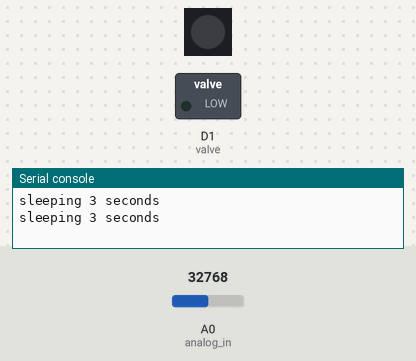
This program was run on a simulated CircuitPython board. On the bench: 1 RGB LEDs in strip order, left to right, switched loads named in the program (green lamp = pin HIGH), the last lines printed to the serial console. Inputs (shaded band) come from the test bench; at power-on: A0 (analog_in) = 32768 (analog values on the 0–65535 scale).

Above: at 3.6 s.
3.7 s: A0 (analog_in) set to 30816
8.2 s: A0 (analog_in) set to 28880
At 9.2 s:
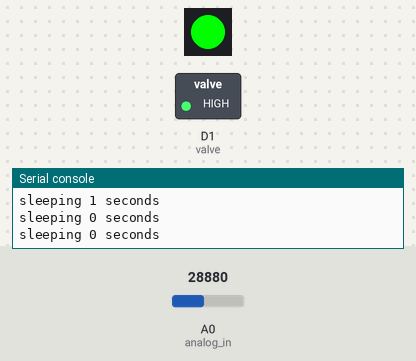
12.7 s: A0 (analog_in) set to 45874
At 13.9 s:
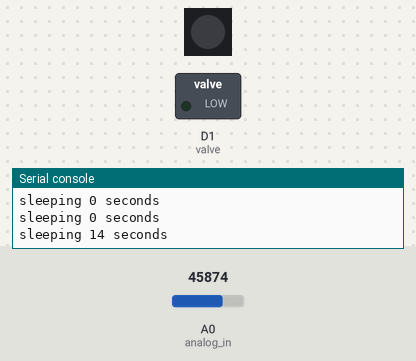
Timing chart, 0 to 15.7 s (numbered marks = the images above; inputs shaded):
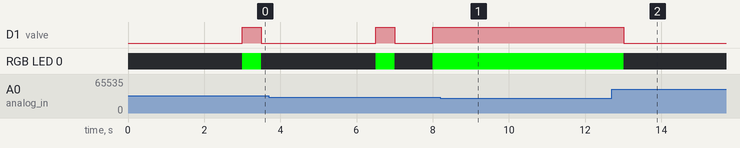

The program:

code.py
```python
import time
import board
import neopixel
import digitalio
import math
from analogio import AnalogIn

pixels = neopixel.NeoPixel(board.NEOPIXEL, 1)

# pin used for reading in potentiometer voltage relative to 3.3V
analog_in = AnalogIn(board.A0)

# pin used to turn on valve
valve = digitalio.DigitalInOut(board.D1)
valve.direction = digitalio.Direction.OUTPUT

# voltage goes from 1.66V to 3.28V by experimentation
lo_v = 1.5 # go slightly lower so we're sure to never drop below 1 second
hi_v = 3.28
max_valve_time = 30 #seconds
purge_time = 0.5 # seconds

def get_voltage(pin):
    return (pin.value * 3.3) / 65536

# normalize between 0 and 1 (0% and 100%)
# then multiply by 30 seconds
def conv_voltage_to_time(pin):
    v = get_voltage(pin)
    v = v - lo_v
    v = v / (hi_v - lo_v)
    return v * max_valve_time

while True:
    valve.value = False
    pixels.fill((0, 0, 0))
    s_to_wait = math.ceil(conv_voltage_to_time(analog_in))
    print(f"sleeping {s_to_wait} seconds")
    time.sleep(s_to_wait)
    pixels.fill((0, 255, 0))
    valve.value = True
    time.sleep(purge_time)
    valve.value = False
```

Measured:
- the behaviour switches between 29792 and 29776 on A0 (analog_in) (found by bisection; images 0 and 1)
- after the input at 8.2 s, D1 (valve): stops changing and stays HIGH
- after the input at 12.7 s, D1 (valve): HIGH → LOW after 0.31 s; RGB LED 0: RGB(0, 255, 0) → off after 0.31 s
